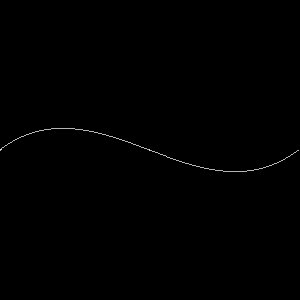
Frame 1 (no input)
Frame 60 (the mouse pressed at the canvas centre just before this capture): identical to frame 1, image omitted
Frame 120 (the mouse held since frame 60 and released just before this capture): identical to frame 1, image omitted

The Processing sketch that drew this single still picture (run headless with seeded random() and noise(); from frame 60 on, the mouse is pressed at the canvas centre):

// Processing sketch: bezier_crazier
// ── bezier_crazier.pde
PVector P0, P1, P2, P3;

void setup () {
  size(300,300);
  P0 = new PVector(0,height/2);
  P1 = new PVector(width / 3,height/4);
  P2 = new PVector(width * 0.66, height * 0.75);
  P3 = new PVector(width-1,height/2);
}

void draw() {
  background(0);
  stroke(255);
  for (float t = 0; t < 1; t += 1.0 / width) {
    float x = cubicBezierPoint(P0.x,P1.x,P2.x,P3.x,t);
    float y = cubicBezierPoint(P0.y,P1.y,P2.y,P3.y,t);
    
    point(x,y);
    
  }
}

float cubicBezierPoint(float a0, float a1, float a2, float a3, float t){

  return pow(1-t, 3) * a0 + 3* pow(1-t, 2) * t * a1 + 3*(1-t) * pow(t, 2) * a2 + pow(t, 3) * a3;
}
